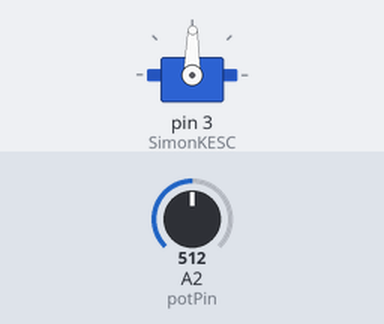
This sketch was run on a simulated Arduino Uno, built with avr-gcc and run on an emulated ATmega328P. Shown: servo. Inputs (shaded band) come from the test bench; at power-on: A2 (potPin) = 512.

Above: at 1.2 s.
1.3 s: A2 (potPin) set to 716
At 2.1 s:
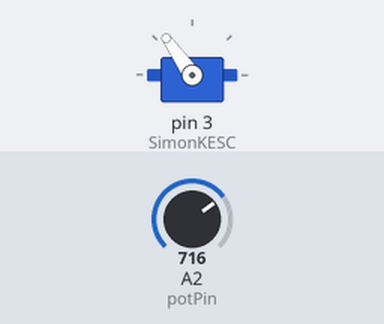
2.8 s: A2 (potPin) set to 900
At 3.3 s:
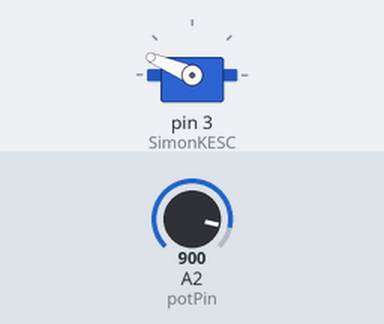
4.3 s: A2 (potPin) set to 1023
At 5.5 s:
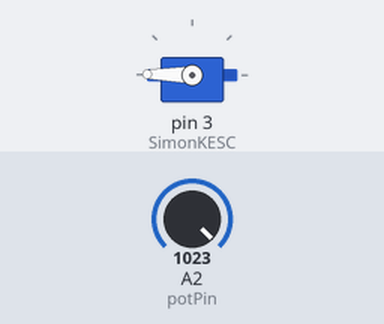
5.8 s: A2 (potPin) set to 306
At 6.8 s:
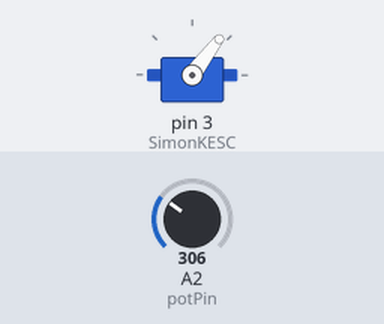
7.3 s: A2 (potPin) set to 122
At 7.9 s:
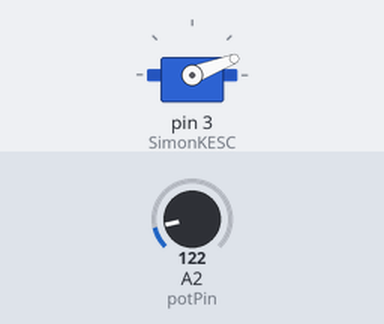
8.8 s: A2 (potPin) set to 511
At 9.1 s:
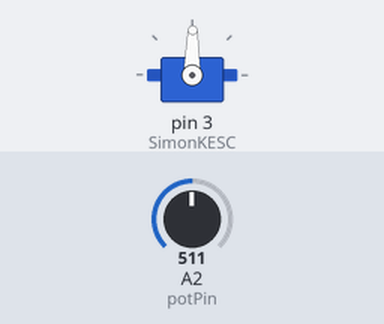
Timing chart, 0 to 11.3 s (numbered marks = the images above; inputs shaded):
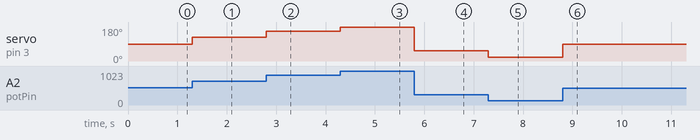

The sketch:

BLDC_Motor_Testing_Unit.ino
```cpp
#include <Servo.h>      //Include Servo.h
Servo SimonKESC;        //Create a virtual servo named SimonKESC
int potPin=A2;          //Specify potentiometer pin A2 on Arduino

void setup()
{
  SimonKESC.attach(3);  //Specify here the pin number on which the signal pin of ESC is connected
}

void loop()
{
int pot=analogRead(potPin);       //Read analog value from potentiometer and store it in var. "pot"
pot=map(pot,0,1023,0,179);        //map(pot,0,1023,0,179) and modify (store again) in var. "pot"
SimonKESC.write(pot);             //Write to SimonKESC according to pot value (output)
}
```

Measured:
- after the input at 1.3 s, servo on pin 3 (SimonKESC): 89° → 125° at once
- after the input at 2.8 s, servo on pin 3 (SimonKESC): 125° → 157° at once
- after the input at 4.3 s, servo on pin 3 (SimonKESC): 157° → 179° at once
- after the input at 5.8 s, servo on pin 3 (SimonKESC): 179° → 53° at once
- after the input at 7.3 s, servo on pin 3 (SimonKESC): 53° → 21° at once
- after the input at 8.8 s, servo on pin 3 (SimonKESC): 21° → 89° at once
